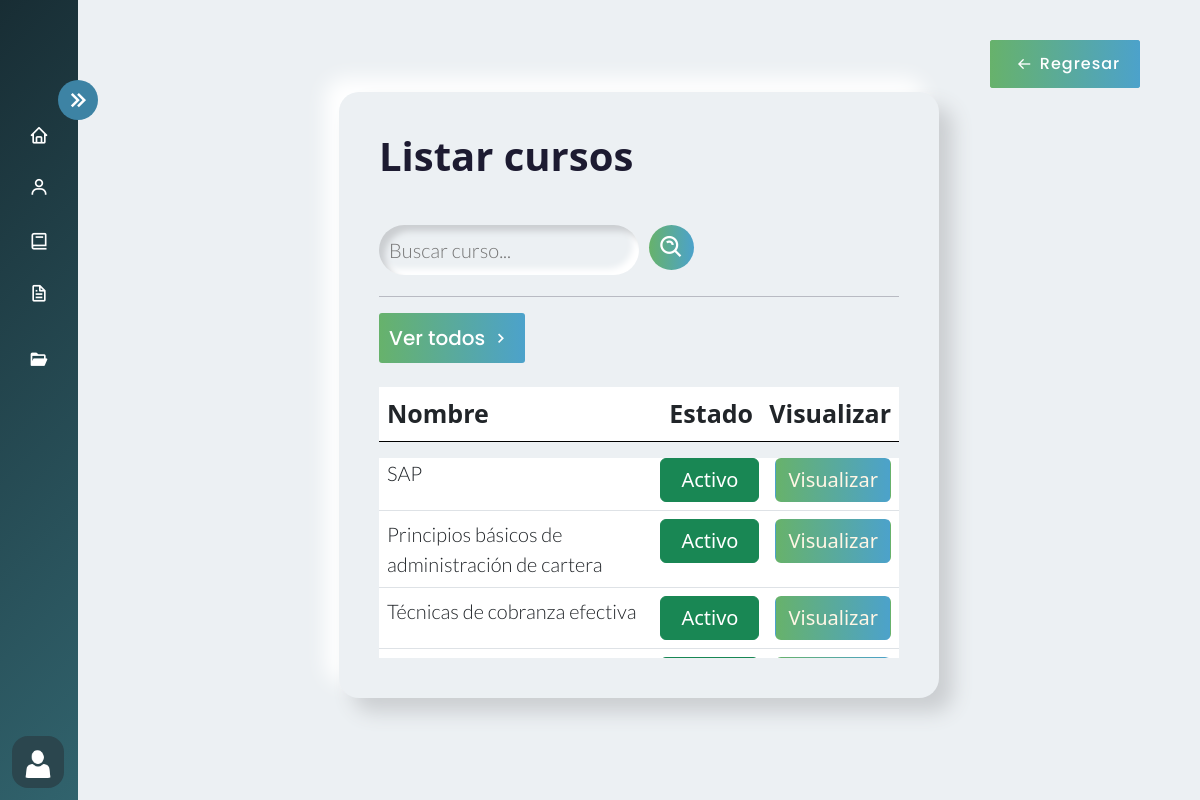
The page /filtrar/ (signed in) on the database its author committed.
### AppCursos/models.py (models this page shows, shortened)
class Cursos(models.Model):
     nombre_curso=models.CharField(max_length=100)
     descripcion_curso = models.CharField(max_length=500)
     estado_curso= models.BooleanField(default=False)
     duracion_curso = models.IntegerField(blank=True, null=True)
     iconoCurso = models.ImageField(upload_to='IconosCurso', null=True,blank=True)
     id_cargo=models.ForeignKey(Cargo, on_delete=models.CASCADE,null=True)
     class Meta:
          verbose_name_plural = 'Cursos'

### AppCursos/views.py (the view)
# urls.py: path('filtrar/', login_required(user_passes_test(views.valida_administrativos, login_url='/acceso_denegado/')(views.filtrar)), name='filtrar'),  # Filtrar cursos
def filtrar(request):
    filtro = Cursos.objects.filter(nombre_curso__contains=request.GET.get('search',''))
    context = {'filtro':filtro}
    return render(request, 'Cursos/listar_cursos.html', {'listarc': filtro})

### AppCursos/context_processors.py (called while the page is built)
def group_name(request):
    group_name = None
    if request.user.is_authenticated:
        group = Group.objects.filter(user=request.user).first()
        if group:
            group_name = group.name
    return {'group_name': group_name}

### AppCursos/views.py (called while the page is built)
def valida_administrativos(user):
    return user.groups.filter(name='administrativos').exists()

### Templates/Cursos/listar_cursos.html
{% extends 'Layout/Base.html' %}
{% load static %}
{% block content %}
<link rel="stylesheet" href="{% static 'Css/Curso.css' %}">
<div class="home_content">
    <div class="text">
        <div id="contenedor"  class="container-fluid">
            <h1> Listar cursos </h1>
            <br>
            <form class="search" action="{% url 'filtrar' %}" method="GET">
                <input type="text" class="search-bar" name="search" placeholder="Buscar curso...">
                <button class="search-icon"> <i class='bx bx-search-alt'
                    style="font-size:27px; "></i></button> <br>
                </form>
                <hr>
            <a href="{% url 'listar_cursos' %}">
                <button class="ver_todos">
                    <span>Ver todos</span>
                    <i class='bx bx-chevron-right'></i>
                </button>
            </a>
            <table class="table table-hover mt-4 ">
                <thead>
                    <tr  id="cabecera">
                        <th  style="width: 355px;" scope="col" >Nombre</th>
                        <th  style="width: 100px;" scope="col" id="estado">Estado</th>
                        <th   style="width: 100px;" scope="col" id="visualizar">Visualizar</th>
                    </tr>
                </thead>
            </table>
                <div class="table-responsive ">
                    <table class="table table-hover mt-4 table-2">
                    <tbody class=" overflow-hidden">
                        {% for curso in listarc %}
                        <tr >
                            <td id="nombre">{{ curso.nombre_curso }}</td>
                            {% if curso.estado_curso %}
                            <td  id="estado">
                                <button type="button" class="btn btn-success text-white activo">Activo</button>
                            </td>
                            {% else %}
                            <td  id="estado">
                                <button type="button" class="btn btn-warning text-white inactivo">Inactivo</button>
                            </td>
                            {% endif %}
                            <td  id="visualizar">
                                <a href="{% url 'ver_cursos' curso.id %}">
                                    <button type="button" class="btn visualizar">Visualizar</button>
                                </a>
                            </td>
                        </tr>
                        {% endfor %}
                    </tbody>
                </table>
            </div>
        </div>
    </div>
    <a href="{% url 'cursos' %}" id="back2">
        <button class="back">
            <button class="back">
                <i class='bx bx-arrow-back'></i>
                <span>Regresar</span>
            </button>
        </button>
    </a>
    {% endblock %}

### static/Css/Estilo.css (style rules this page uses)
body { overflow-x: hidden; }
* { margin: 0; padding: 0; box-sizing: border-box; }

### static/Css/Curso.css (style rules this page uses)
body { margin: 0; padding: 0; box-sizing: border-box; background-color: #ecf0f3; overflow-y: hidden; overflow-x: hidden; }
.home_content { position: absolute; height: 100%; width: calc(100% - 78px); left: 78px; transition: all 0.5s ease; }
.home_content .text { font-size: 25px; font-weight: 500; color: #1d1b31; margin: 12px; }
.text { display: flex; align-items: center; justify-content: center; height: 87vh; }
#contenedor { background: #ecf0f3; box-shadow: 14px 14px 20px #cbced1, -14px -14px 20px white; transition: all 0.3s ease; width: 50vw; max-width: 60vw; border-radius: 20px; padding: 40px; position: relative; top: 5%; overflow: hidden; }
.table-responsive { overflow-y: auto; max-height: 25vh; }
.search-bar { caret-color: #0fbf12; font-family: 'Lato', sans-serif; font-weight: 300; background: #ecf0f3; box-shadow: inset 6px 6px 6px #cbced1, inset -6px -6px 6px white; border: none; border-radius: 40px; outline: none; transition: all 0.3s ease; font-size: 20px; color: #000000; margin-bottom: 5px; transition: all 0.3s ease; width: 50%; padding: 10px 10px 10px 10px; }
.search-icon { border: none; background: linear-gradient(to right, #67b26b, #4ca2cb); color: #fff; border-radius: 50%; width: 45px; height: 45px; font-size: 20px; text-align: center; display: flex; align-items: center; justify-content: center; }
a { text-decoration: none; }
.ver_todos { width: auto; font-size: 20px; margin: 10px 0px 0px 0px; display: flex; height:auto; padding: 10px; align-items: center; font-family: 'Poppins', sans-serif; font-weight: 500; justify-content: center; border-radius: 3px; transition: all 0.4s linear; cursor: pointer; border: none; background: linear-gradient(to right, #67b26b, #4ca2cb); color: #fff; text-decoration: none; }
.ver_todos>i { width: 30px; font-size: 20px; transition: all 0.4s ease-in; }
.back { align-items: center; position: fixed; top: 5%; right: 5%; display: flex; height: 3em; width: 150px; padding: 10px; font-size: 16px; align-items: center; justify-content: center; border-radius: 3px; letter-spacing: 1px; transition: all 0.4s linear; cursor: pointer; border: none; background: linear-gradient(to right, #67b26b, #4ca2cb); color: #fff; transition: all 0.4s ease-in; font-family: 'Poppins', sans-serif ; font-weight: 500; }
.back > i { transition: all 0.4s ease-in; width: 30px; }
.visualizar { background: linear-gradient(to right, #67b26b, #4ca2cb); color: #fff6e5; font-weight: 500; font-size: 20px; transition: all 0.4s linear; }
.activo { color: #fff6e5; font-weight: 500; font-size: 20px; padding-left: 20px; padding-right:20px; }
form { display: flex; justify-content: start; }
form>* { margin-right: 10px; }
.table-2 { position: relative; top:-32px; }
#cabecera { border-bottom: 1px solid black; margin-bottom: -1px; }
#nombre { font-family: 'Lato', sans-serif; font-weight: 300; font-size: 20px; }
h1 { font-weight: 700; animation: h1 0.4s linear both }
#contenedor { animation: contenedor 0.5s; }

### rows shown on the page
Cursos: nombre_curso "SAP", estado_curso "Activo"
Cursos: nombre_curso "Principios básicos de administración de cartera", estado_curso "Activo"
Cursos: nombre_curso "Técnicas de cobranza efectiva", estado_curso "Activo"
